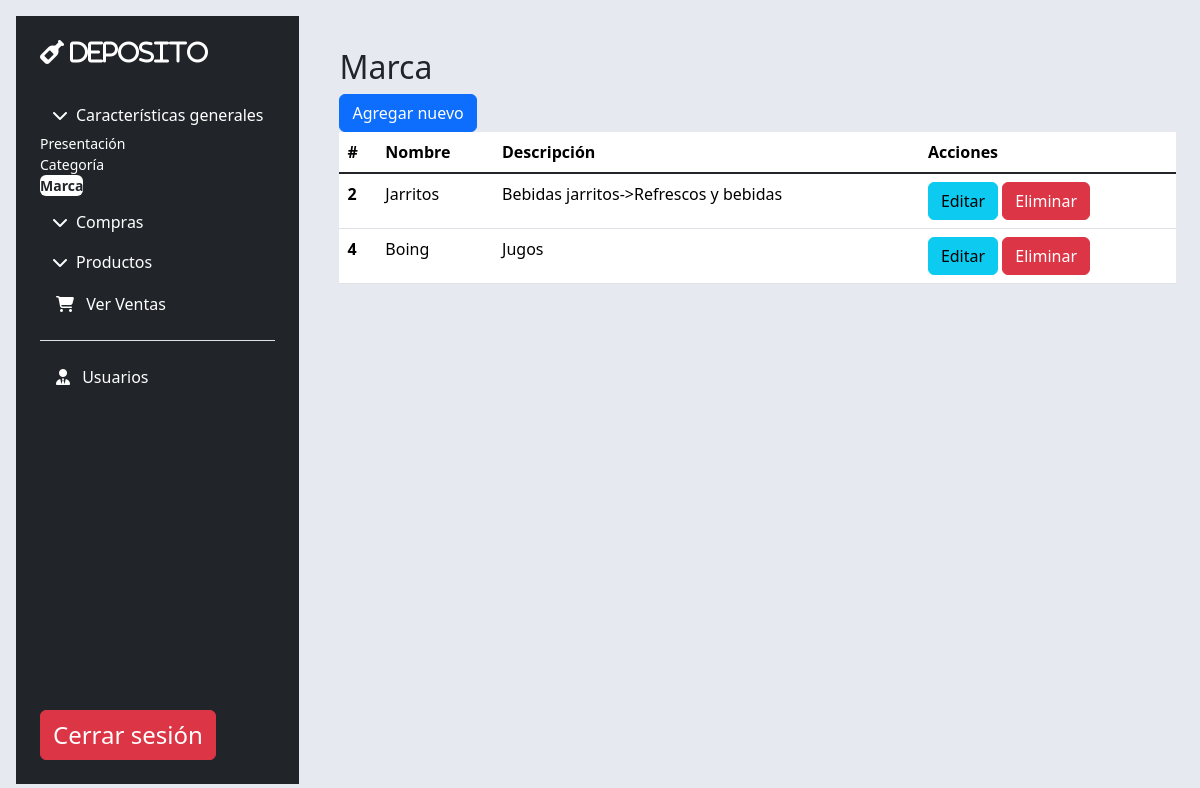
/coper/marca.php (signed in), run on the app's committed database.
### tables this page shows
CREATE TABLE `marca` (
  `Id_Marca` smallint NOT NULL AUTO_INCREMENT,
  `Nombre_Marca` varchar(100) NOT NULL,
  `Descripcion_Marca` varchar(255) DEFAULT NULL,
  `status` char(1) NOT NULL DEFAULT '1',
  PRIMARY KEY (`Id_Marca`) USING BTREE,
  UNIQUE KEY `Nombre_Marca` (`Nombre_Marca`) USING BTREE
);

### coper/marca.php (the view, shortened to what this page needs)
<!DOCTYPE html>
<html lang="es">
<head>
    <link href="https://cdn.jsdelivr.net/npm/bootstrap@5.3.3/dist/css/bootstrap.min.css" rel="stylesheet">
</head>
<body>
    <main class="d-flex flex-nowrap h-100">
        <div class="d-flex flex-column flex-shrink-0 p-4 sidebar bg-dark m-3">
            <a href="index.php" class="d-flex align-items-center mb-3 mb-md-0 me-md-auto text-decoration-none">
                <span class="fs-4 text-white fa-solid fa-wine-bottle"> DEPOSITO</span>
            </a>
            <hr>
            <ul class="nav nav-pills flex-column mb-auto">
                <li class="mb-1">
                    <button class="btn btn-toggle d-inline-flex align-items-center rounded border-0 text-white" data-bs-toggle="collapse" data-bs-target="#home-collapse" aria-expanded="true">
                        <i class="fas fa-chevron-down me-2 text-"></i> Características generales
                    </button>
                    <div class="collapse show" id="home-collapse">
                        <ul class="btn-toggle-nav list-unstyled fw-normal pb-1 small">
                            <li><a href="presentacion.php" class="link-body-emphasis d-inline-flex text-decoration-none rounded text-white">Presentación</a></li>
                            <li><a href="categoria.php" class="link-body-emphasis d-inline-flex text-decoration-none rounded text-white">Categoría</a></li>
                            <li><a href="marca.php" class="link-body-emphasis d-inline-flex text-decoration-none rounded text-dark fw-bold bg-white">Marca</a></li>
                        </ul>
                    </div>
                </li>
                <li class="mb-1">
                    <button class="btn btn-toggle d-inline-flex align-items-center rounded border-0 collapsed text-white" data-bs-toggle="collapse" data-bs-target="#comp-collapse" aria-expanded="false">
                        <i class="fas fa-chevron-down me-2"></i> Compras
                    </button>
                </li>
                <li class="mb-1">
                    <button class="btn btn-toggle d-inline-flex align-items-center rounded border-0 collapsed text-white" data-bs-toggle="collapse" data-bs-target="#pro-collapse" aria-expanded="false">
                        <i class="fas fa-chevron-down me-2"></i> Productos
                    </button>
                </li>
                <li class="nav-item"><a href="ver_ventas.php" class="nav-link text-white"><i class="fas fa-shopping-cart me-2 text-white"></i> Ver Ventas</a></li>
                <li class="border-top my-3"></li>
                <li class="nav-item"><a href="usuarios.php" class="nav-link text-white"><i class="fas fa-user-tie me-2 text-white"></i> Usuarios</a></li>
            </ul>
            <a href="cerrar_sesion.php" class="d-flex align-items-center mb-3 mb-md-0 me-md-auto text-white text-decoration-none">
                <span class="fs-4 text-white btn btn-danger">Cerrar sesión</span>
            </a>
        </div>
        <div class="content flex-grow-1 mt-4 p-4">
            <h2 >Marca</h2>
            <a href='./Agregar/AgregarMarca.php' class='btn btn-primary' id=''>Agregar nuevo</a>
            <table class="table">
            <thead>
                <tr>
                <th scope="col">#</th>
                <th scope="col">Nombre</th>
                <th scope="col">Descripción</th>
                <th scope="col">Acciones</th>
                </tr>
            </thead>
            <tbody class="table-group-divider">
                <?php
                include("./conexion/conectar-mysql.php");
                $sql = 'SELECT * FROM marca WHERE status="1"';
                $ejecConsulta = mysqli_query($conexion,$sql);
                while($Pre = mysqli_fetch_array($ejecConsulta)){
                        echo "<tr>
                        <th scope='row'>" . $Pre[0] . "</th>
                        <td>" . $Pre[1] . "</td>
                        <td>" . $Pre[2] . "</td>
                        <td>
                        <a href='./Editar/Emarca.php?id=".$Pre[0]."' class='btn btn-info mg-20'>Editar</a>
                        <a href='./Eliminar/Dmarca.php?id=".$Pre[0]."' class='btn btn-danger mg-20'>Eliminar</a>
                        </td>
                        </tr>";
                }
                ?>
            </tbody>
            </table>
        </div>
</body>
</html>

### coper/marca.php (style rules this page uses)
html, body { height: 100%; background-color: rgb(230, 234, 240); }
.sidebar .nav-link, .sidebar .btn-toggle { color: #d1e7ff; }
.content { flex-grow: 1; }

### data on the page
marca: Id_Marca "2", Nombre_Marca "Jarritos", Descripcion_Marca "Bebidas jarritos->Refrescos y bebidas"
marca: Id_Marca "4", Nombre_Marca "Boing", Descripcion_Marca "Jugos"
